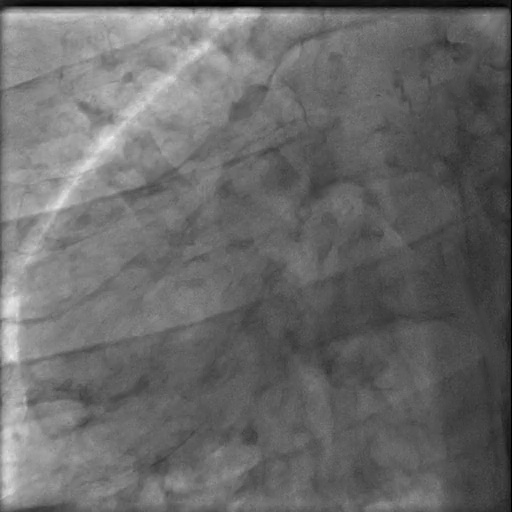
#> input picture projet/fluoro_2.jpg, 512 x 512 px
$ python testvideo.py
#> lines starting #> are read from the running program, lines starting #| are printed output that depends on the picture; after the words box and inside, x2 and y2 are one past the last pixel; in counts of white or black regions, pixels touching at a corner belong together
print ('hello world')

import cv2 as cv
import numpy as np
import time
cap = cv.VideoCapture('video-standard.mp4')
img2=cv.flip(cv.transpose(cv.imread('fluoro_2.jpg')),flipCode=0)
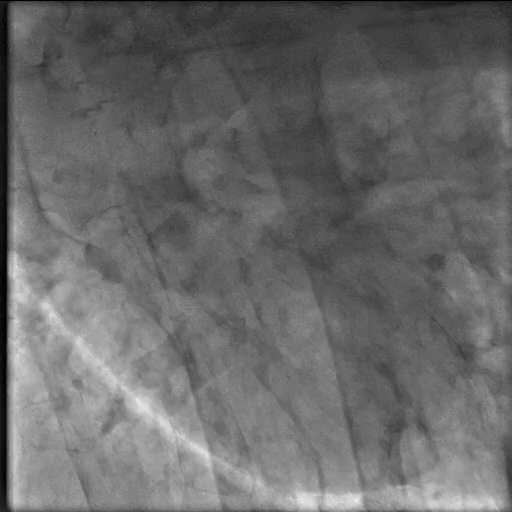
#> img2: shape (512, 512, 3); min 0, max 236, mean 105.1
new_frame_time=0
prev_frame_time=0
frame_width = int(cap.get(3))
frame_height = int(cap.get(4))
img2=cv.resize(img2,(640,480),interpolation=cv.INTER_AREA)
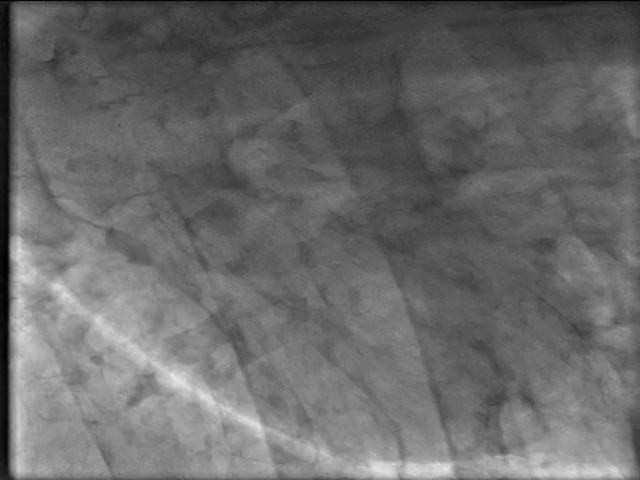
#> img2: shape (480, 640, 3); min 0, max 235, mean 105.1
out=cv.VideoWriter('Test_fluoroscopie02_22-04-05-02.mp4',cv.VideoWriter_fourcc(*'MP4V'),20,(frame_width,frame_height))
i=1
mean=0

while (cap.isOpened()):
    ret,frame=cap.read()
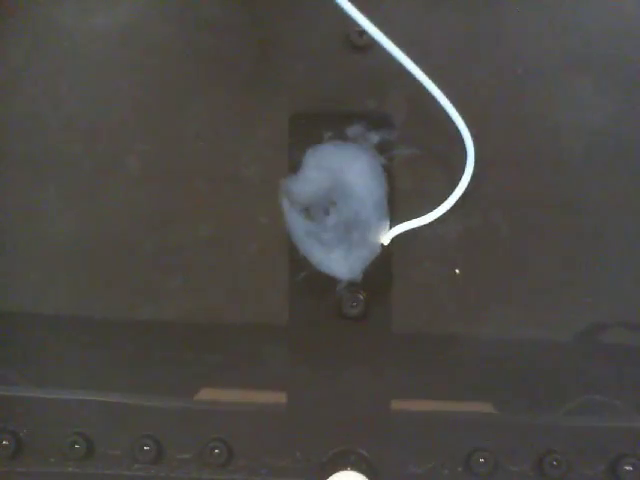
#> input picture frame 48 of projet/video-standard.mp4, 640 x 480 px
#> frame is the input picture: shape (480, 640, 3); mean B, G, R 69.7, 73.1, 75.3
    if frame is None:
        break
    print(frame.shape)
#| (480, 640, 3)
    img=frame
    # [18 lines of commented-out code are left out]

    if (i%40==0):
        mean=np.mean(img[:,:,0])
    i+=1
    print (mean)
    if (mean==0):
        ret,th=cv.threshold(img[:,:,0],220,255,cv.THRESH_BINARY)
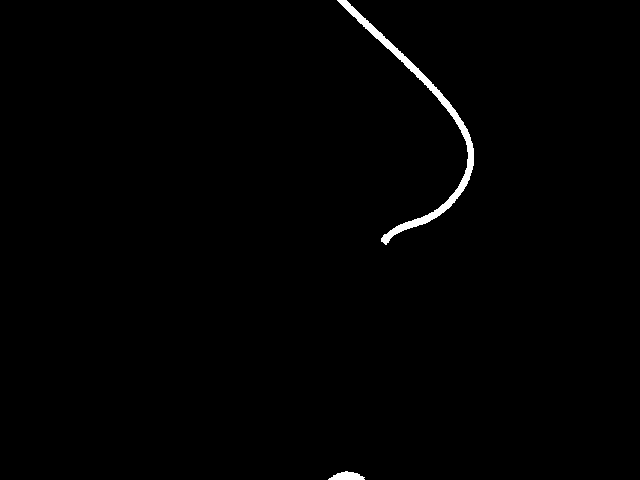
#> th: shape (480, 640); 0.82% white; 2 white regions, box (x1, y1, x2, y2) and area: (337, 0, 474, 245) 2299, (328, 471, 365, 480) 224
        ret,mask=cv.threshold(img[:,:,0],130,255,cv.THRESH_BINARY)
#> mask: shape (480, 640); 3.7% white; 13 white regions (11 under 20 px), largest, box (x1, y1, x2, y2) and area: (288, 0, 475, 278) 10885, (327, 468, 368, 480) 288
        img_masked=cv.bitwise_or(img[:,:,0],mask)
        heart=mask-th
#> heart: shape (480, 640); 2.8% white; 39 white regions (31 under 20 px), largest, box (x1, y1, x2, y2) and area: (288, 146, 400, 278) 7786, (335, 0, 467, 151) 332, (347, 0, 468, 129) 242
        heart[heart==255]=160
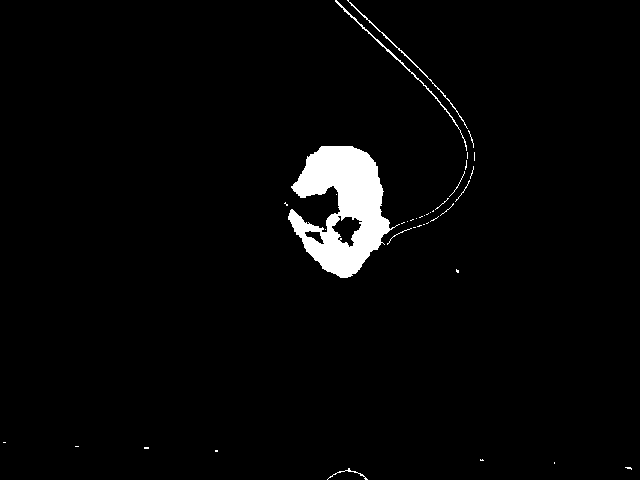
#> heart: shape (480, 640); values 0 (black) and 160 (white), 2.8% white; 39 white regions (31 under 20 px), largest, box (x1, y1, x2, y2) and area: (288, 146, 400, 278) 7786, (335, 0, 467, 151) 332, (347, 0, 468, 129) 242
    else:
        ret,th=cv.threshold(img[:,:,0],142+mean,255,cv.THRESH_BINARY)
        ret,mask=cv.threshold(img[:,:,0],52+mean,255,cv.THRESH_BINARY)
        img_masked=cv.bitwise_or(img[:,:,0],mask)
        heart=mask-th
        heart[heart==255]=30+mean


    new_img=cv.bitwise_not(cv.bitwise_or(img[:,:,0],(th)))
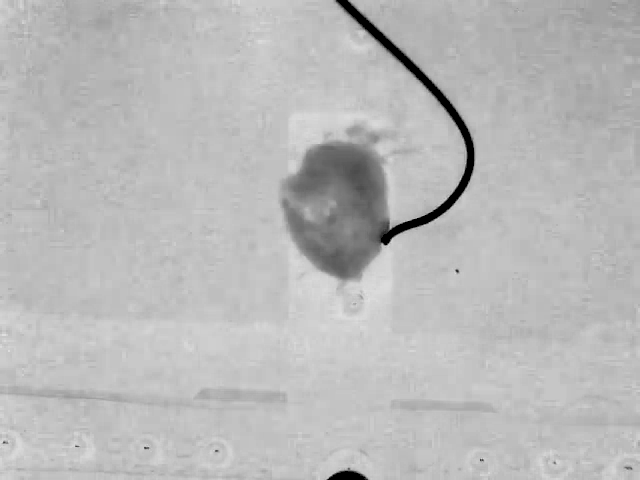
#> new_img: shape (480, 640); min 0, max 224, mean 185.3
    # [15 lines of commented-out code are left out]


    final=cv.addWeighted(new_img,0.4,cv.cvtColor(img2,cv.COLOR_BGR2GRAY),0.6,0.0)
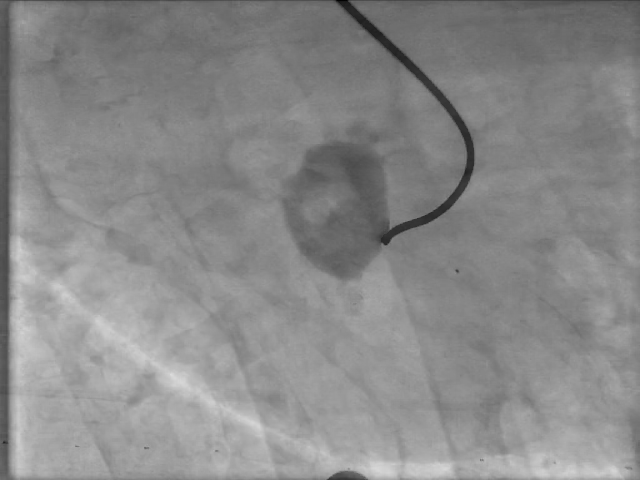
#> final: shape (480, 640); min 1, max 220, mean 137.2
    final=cv.resize(final,(frame_width,frame_height),interpolation=cv.INTER_AREA)
    #fpsText = "FPS: " + str(fps)
    #cv.putText(final, fpsText, (10, 50), cv.FONT_HERSHEY_SIMPLEX, 1.5, (255, 255, 255), 3, cv.LINE_AA)
    final=cv.cvtColor(final,cv.COLOR_GRAY2BGR)
#> final: shape (480, 640, 3)
    out.write(final)
    if (mean!=0):
        cv.imshow('frame',mask)
    if cv.waitKey(1) == ord('q'):
#> (key q is pressed here)
        break
cap.release()
out.release
cv.destroyAllWindows()
